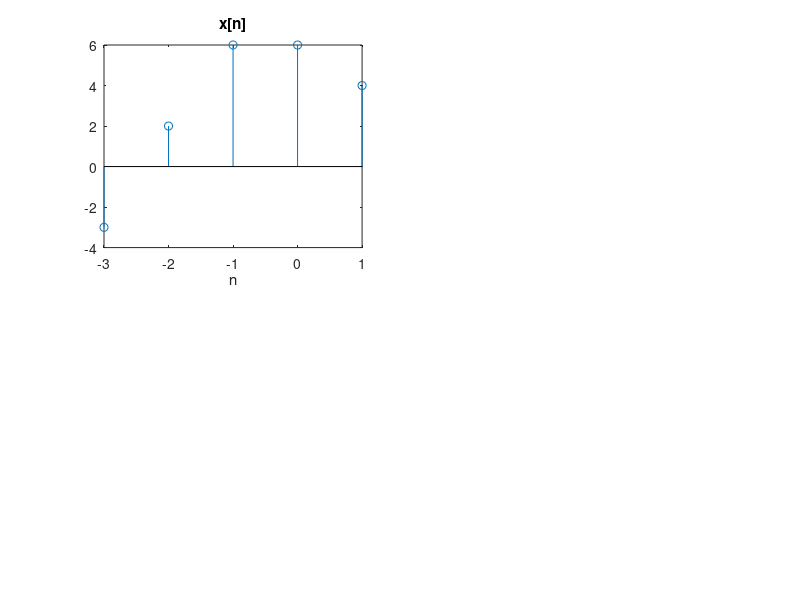

Source code (MATLAB): (Note: this script raises an error after producing the figure.)
clc
clear
%% 1a
M = 1000;
omega0=-2*pi;
omegaM=2*pi;
k=(0:M)';
omega=omega0+(omegaM-omega0)*k/M;
%% 1b
sig = subplot(2,2,1);
x = [-3,2,6,6,4]';
n = [0:length(x)-1]'-3;
stem(n,x);
title("x[n]");
xlabel("n");

X = dtft(x,n,omega);
mag = subplot(2,2,2);
plot(omega, abs(X));
xlim([-2*pi 2*pi])
title("| X(e^{jw}) |");
xlabel("\omega")
ylabel("amplitude")

phs = subplot(2,2,4);
plot(omega, angle(X));
xlim([-2*pi 2*pi])
title("\angle X(e^{jw})");
xlabel("\omega")
ylabel("amplitude")
%% 2a
reconstr_sig = subplot(2,2,3);
x_inv = invdtft(X, n, omega);
hold on;
stem(n,x_inv);
stem(n,x);
hold off;
title("x[n] vs X^{-1}(e^{jw})");
xlabel("n");
legend("Orignal signal","Inversed Transform")
